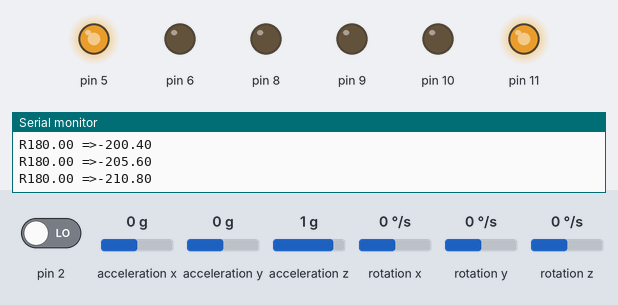
Bench run of a sketch on a simulated Arduino Uno, built with avr-gcc and run on an emulated ATmega328P. Shown: output pins drawn as LEDs (lit = HIGH), the last lines printed to the serial monitor. The test bench sets the inputs (shaded band); at power-on: acceleration x 0 g, acceleration z 1 g, pin 2 LOW, acceleration y 0 g, rotation x 0 °/s, rotation y 0 °/s, rotation z 0 °/s. The sensor or clock chip raises its interrupt line as the real part does.

Above: at 1.7 s.
1.8 s: acceleration x set to -1.4 g
At 3.0 s:
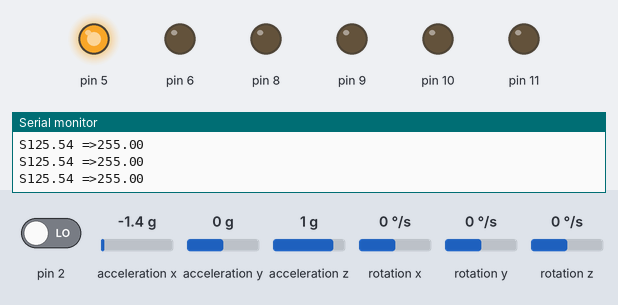
3.3 s: acceleration x set to -0.9 g
6.3 s: acceleration x set to -0.6 g
At 7.1 s:
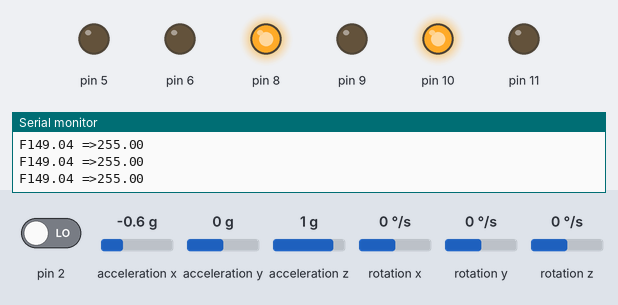
7.8 s: acceleration x set to 0.1 g
At 8.9 s:
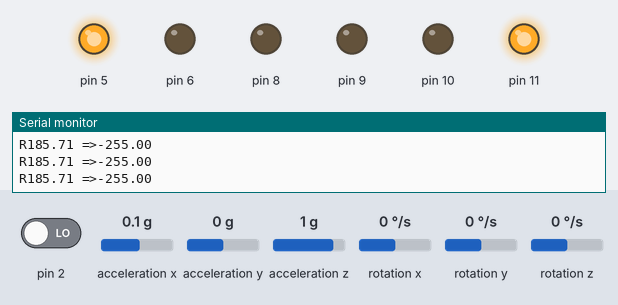
9.7 s: acceleration x set to -0.1 g
At 10.48 s:
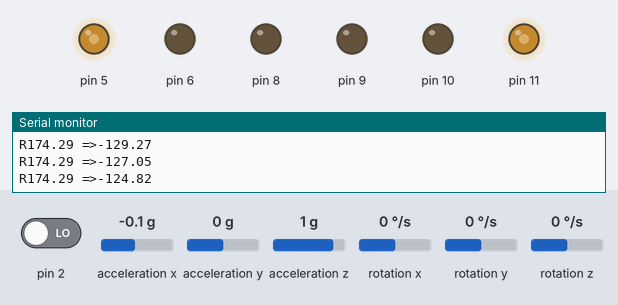
12.7 s: acceleration z set to 0 g
Timing chart, 0 to 15.2 s (numbered marks = the images above; inputs shaded):
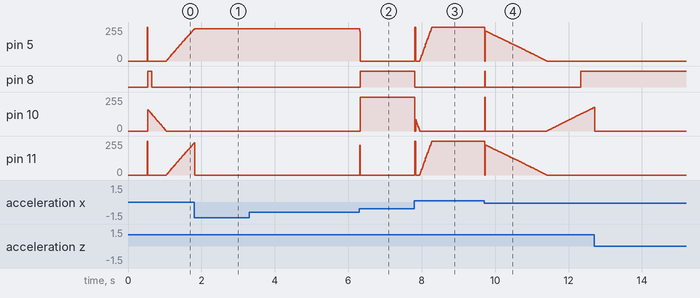

Measured:
- the behaviour switches between -0.8 and -0.7 g on acceleration x (found by bisection; images 1 and 2)
- after the input at 1.8 s, pin 5: goes on until 1.8 s, then stays 241/255
- after the input at 6.3 s, pin 5: 241/255 → 0/255 at once; pin 8: LOW → HIGH at once; pin 10: 0/255 → 255/255 at once; pin 11: 0/255 → 222/255 at once, → 0/255 0.02 s later
- after the input at 7.8 s, pin 8: HIGH → LOW at once
- after the input at 9.7 s, pin 8: LOW → HIGH at once, → LOW 0.01 s later, → HIGH 2.6 s later

The sketch:

Self_Balancing_Robot_Code.ino
```cpp
/*Self Balancing Robot
 *Code by: Mehedi Shakeel - SSTec Tutorials
 */

// Download The Libraries from those links and add to arduino library folder
#include "I2Cdev.h" // https://github.com/jrowberg/i2cdevlib/tree/master/Arduino/MPU6050
#include <PID_v1.h> //From https://github.com/br3ttb/Arduino-PID-Library/blob/master/PID_v1.h
#include "MPU6050_6Axis_MotionApps20.h" //https://github.com/jrowberg/i2cdevlib/tree/master/Arduino/MPU6050

MPU6050 mpu;

// MPU control/status vars
bool dmpReady = false;  // set true if DMP init was successful
uint8_t mpuIntStatus;   // holds actual interrupt status byte from MPU
uint8_t devStatus;      // return status after each device operation (0 = success, !0 = error)
uint16_t packetSize;    // expected DMP packet size (default is 42 bytes)
uint16_t fifoCount;     // count of all bytes currently in FIFO
uint8_t fifoBuffer[64]; // FIFO storage buffer

// orientation/motion vars
Quaternion q;           // [w, x, y, z]         quaternion container
VectorFloat gravity;    // [x, y, z]            gravity vector
float ypr[3];           // [yaw, pitch, roll]   yaw/pitch/roll container and gravity vector


/*********Tune these 4 values for your BOT*********/
double setpoint= 176; //set the value when the bot is perpendicular to ground using serial monitor.

//###############################################
//Change those Values according to your Design
//#############################################
double Kp = 15; //Set this first
double Kd = 0.8; //Set this secound
double Ki = 130; //Finally set this
//##############################################

double input, output;
PID pid(&input, &output, &setpoint, Kp, Ki, Kd, DIRECT);


volatile bool mpuInterrupt = false;     // indicates whether MPU interrupt pin has gone high
void dmpDataReady()
{
    mpuInterrupt = true;
}

void setup() {
  Serial.begin(115200);

  // initialize device
    Serial.println(F("Initializing I2C devices..."));
    mpu.initialize();

     // verify connection
    Serial.println(F("Testing device connections..."));
    Serial.println(mpu.testConnection() ? F("MPU6050 connection successful") : F("MPU6050 connection failed"));

    // load and configure the DMP
    devStatus = mpu.dmpInitialize();


    // supply your own gyro offsets here, scaled for min sensitivity
    mpu.setXGyroOffset(20);
    mpu.setYGyroOffset(19);
    mpu.setZGyroOffset(11);
    mpu.setXAccelOffset(323);
    mpu.setYAccelOffset(-962);
    mpu.setZAccelOffset(620);

      // make sure it worked (returns 0 if so)
    if (devStatus == 0)
    {
        // turn on the DMP, now that it's ready
        Serial.println(F("Enabling DMP..."));
        mpu.setDMPEnabled(true);

        // enable Arduino interrupt detection
        Serial.println(F("Enabling interrupt detection (Arduino external interrupt 0)..."));
        attachInterrupt(0, dmpDataReady, RISING);
        mpuIntStatus = mpu.getIntStatus();

        // set our DMP Ready flag so the main loop() function knows it's okay to use it
        Serial.println(F("DMP ready! Waiting for first interrupt..."));
        dmpReady = true;

        // get expected DMP packet size for later comparison
        packetSize = mpu.dmpGetFIFOPacketSize();

        //setup PID
        pid.SetMode(AUTOMATIC);
        pid.SetSampleTime(10);
        pid.SetOutputLimits(-255, 255);
    }
    else
    {
        // ERROR!
        // 1 = initial memory load failed
        // 2 = DMP configuration updates failed
        // (if it's going to break, usually the code will be 1)
        Serial.print(F("DMP Initialization failed (code "));
        Serial.print(devStatus);
        Serial.println(F(")"));
    }

//Initialise the Motor outpu pins
    pinMode (8, OUTPUT);
    pinMode (5, OUTPUT);
    pinMode (10, OUTPUT);
    pinMode (11, OUTPUT);

//By default turn off both the motors
    analogWrite(8,LOW);
    analogWrite(5,LOW);
    analogWrite(10,LOW);
    analogWrite(11,LOW);
}


void loop() {

    // if programming failed, don't try to do anything
    if (!dmpReady) return;

    // wait for MPU interrupt or extra packet(s) available
    while (!mpuInterrupt && fifoCount < packetSize)
    {
        //no mpu data - performing PID calculations and output to motors
        pid.Compute();

        //Print the value of Input and Output on serial monitor to check how it is working.
        Serial.print(input); Serial.print(" =>"); Serial.println(output);

        if (input>=145 && input<250){//If the Bot is falling

        if (output>0) //Falling towards front
        Forward(); //Rotate the wheels forward
        else if (output<0) //Falling towards back
        Reverse(); //Rotate the wheels backward
        }
        else //If Bot not falling
        Stop(); //Hold the wheels still

    }

    // reset interrupt flag and get INT_STATUS byte
    mpuInterrupt = false;
    mpuIntStatus = mpu.getIntStatus();

    // get current FIFO count
    fifoCount = mpu.getFIFOCount();

    // check for overflow (this should never happen unless our code is too inefficient)
    if ((mpuIntStatus & 0x10) || fifoCount == 1024)
    {
        // reset so we can continue cleanly
        mpu.resetFIFO();
        Serial.println(F("FIFO overflow!"));

    // otherwise, check for DMP data ready interrupt (this should happen frequently)
    }
    else if (mpuIntStatus & 0x02)
    {
        // wait for correct available data length, should be a VERY short wait
        while (fifoCount < packetSize) fifoCount = mpu.getFIFOCount();

        // read a packet from FIFO
        mpu.getFIFOBytes(fifoBuffer, packetSize);

        // track FIFO count here in case there is > 1 packet available
        // (this lets us immediately read more without waiting for an interrupt)
        fifoCount -= packetSize;

        mpu.dmpGetQuaternion(&q, fifoBuffer); //get value for q
        mpu.dmpGetGravity(&gravity, &q); //get value for gravity
        mpu.dmpGetYawPitchRoll(ypr, &q, &gravity); //get value for ypr

        input = ypr[1] * 180/M_PI + 180;

   }
}

void Forward() //Code to rotate the wheel forward
{
    analogWrite(8,output);
    analogWrite(5,0);
    analogWrite(10,output);
    analogWrite(11,0);
    Serial.print("F"); //Debugging information
}

void Reverse() //Code to rotate the wheel Backward
{
    analogWrite(8,0);
    analogWrite(5,output*-1);
    analogWrite(10,0);
    analogWrite(11,output*-1);
    Serial.print("R");
}

void Stop() //Code to stop both the wheels
{
    analogWrite(6,0);
    analogWrite(9,0);
    analogWrite(10,0);
    analogWrite(11,0);
    Serial.print("S");
}
```
